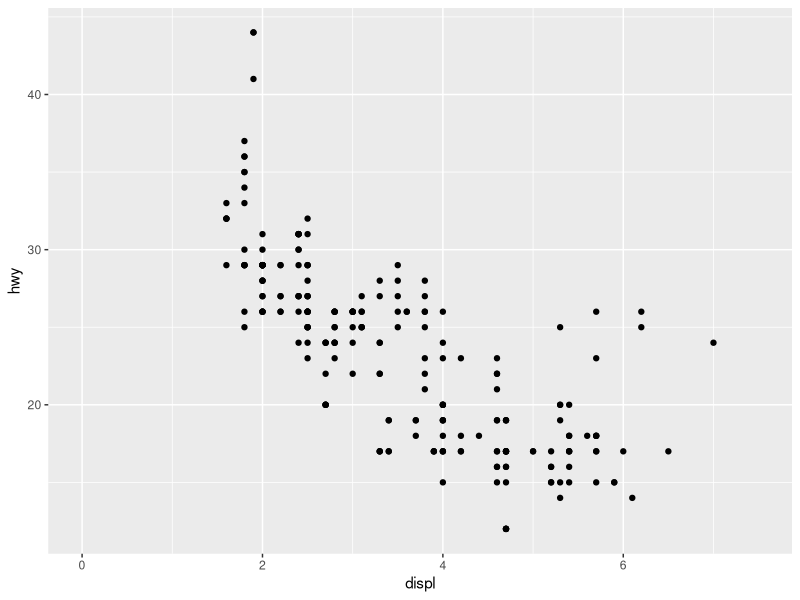
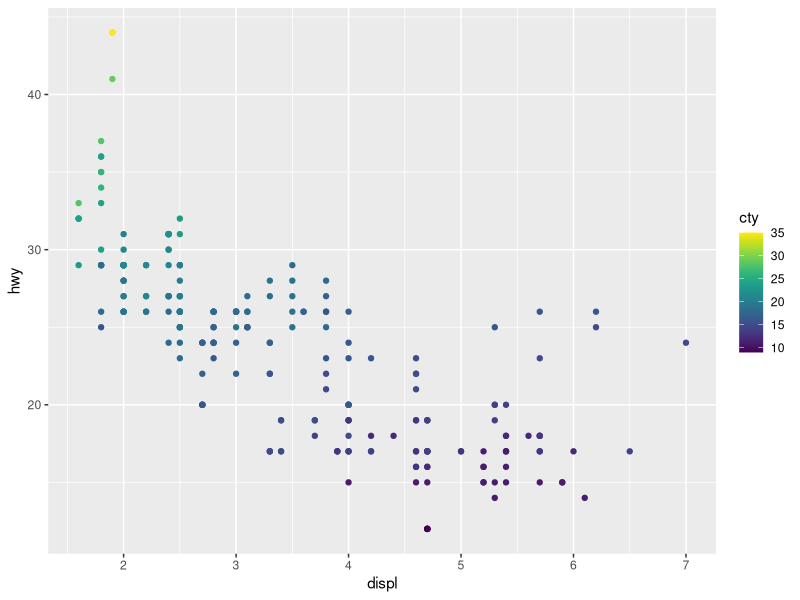

The R script that drew these images, in order:
## ---- chunk 1
knitr::opts_chunk$set(eval = TRUE)
knitr::opts_chunk$set(fig.path = "../assets/2017-09-07-class04/")
knitr::opts_chunk$set(fig.height = 5)
knitr::opts_chunk$set(fig.width = 8.5)
knitr::opts_chunk$set(out.width = "100%")
knitr::opts_chunk$set(dpi = 300)
## ---- chunk 2
library(readr)
library(ggplot2)
library(dplyr)
library(viridis)
## ---- chunk 3
ggplot(mpg, aes(displ, hwy)) +
  geom_point() +
  scale_x_continuous(limits = c(0, 7.5))
## ---- chunk 4
ggplot(mpg, aes(displ, hwy)) +
  geom_point(aes(color = cty)) +
  scale_color_viridis()
